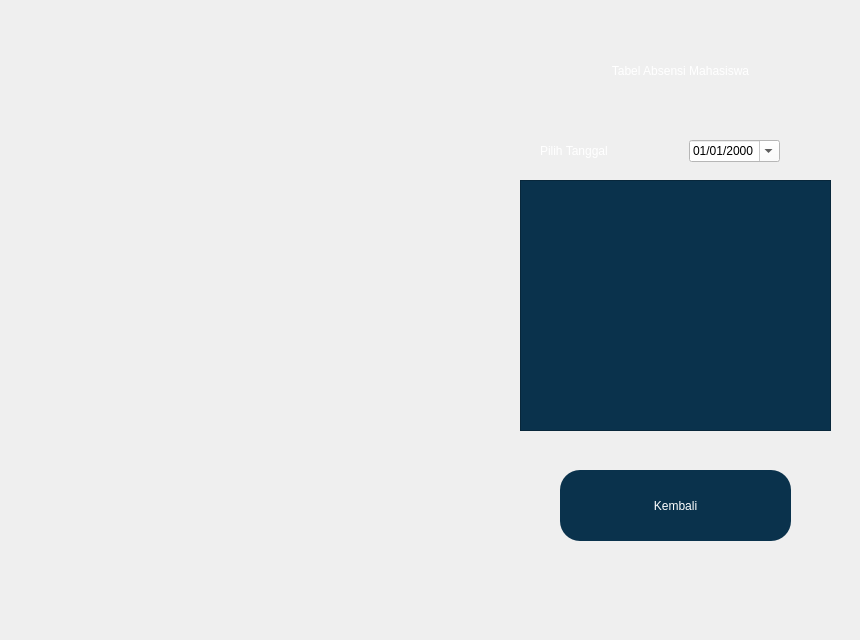
   <widget class="QWidget" name="tab_7">
    <attribute name="title">
     <string>Page</string>
    </attribute>
    <widget class="QLabel" name="label_19">
     <property name="geometry">
      <rect>
       <x>0</x>
       <y>0</y>
       <width>851</width>
       <height>631</height>
      </rect>
     </property>
     <property name="text">
      <string/>
     </property>
     <property name="pixmap">
      <pixmap>MainForm.png</pixmap>
     </property>
     <property name="scaledContents">
      <bool>true</bool>
     </property>
     <property name="alignment">
      <set>Qt::AlignCenter</set>
     </property>
     <property name="wordWrap">
      <bool>true</bool>
     </property>
    </widget>
    <widget class="QLabel" name="label_20">
     <property name="geometry">
      <rect>
       <x>560</x>
       <y>30</y>
       <width>241</width>
       <height>81</height>
      </rect>
     </property>
     <property name="styleSheet">
      <string notr="true">color: rgb(255, 255, 255);
font: 75 24pt &quot;Times New Roman&quot;;
background-color: rgba(255, 255, 255, 0);</string>
     </property>
     <property name="text">
      <string>Tabel Absensi Mahasiswa</string>
     </property>
     <property name="scaledContents">
      <bool>false</bool>
     </property>
     <property name="alignment">
      <set>Qt::AlignCenter</set>
     </property>
     <property name="wordWrap">
      <bool>true</bool>
     </property>
    </widget>
    <widget class="QLabel" name="label_21">
     <property name="geometry">
      <rect>
       <x>540</x>
       <y>130</y>
       <width>141</width>
       <height>41</height>
      </rect>
     </property>
     <property name="styleSheet">
      <string notr="true">color: rgb(255, 255, 255);
font: 75 18pt &quot;Times New Roman&quot;;
background-color: rgba(255, 255, 255, 0);</string>
     </property>
     <property name="text">
      <string>Pilih Tanggal</string>
     </property>
     <property name="scaledContents">
      <bool>false</bool>
     </property>
     <property name="alignment">
      <set>Qt::AlignLeading|Qt::AlignLeft|Qt::AlignVCenter</set>
     </property>
     <property name="wordWrap">
      <bool>true</bool>
     </property>
    </widget>
    <widget class="QDateEdit" name="dateEdit_2">
     <property name="geometry">
      <rect>
       <x>689</x>
       <y>140</y>
       <width>91</width>
       <height>22</height>
      </rect>
     </property>
     <property name="styleSheet">
      <string notr="true">background-color: rgb(255, 255, 255);
color: rgb(0,0,0)</string>
     </property>
     <property name="currentSection">
      <enum>QDateTimeEdit::DaySection</enum>
     </property>
     <property name="displayFormat">
      <string>dd/MM/yyyy</string>
     </property>
     <property name="calendarPopup">
      <bool>true</bool>
     </property>
     <property name="date">
      <date>
       <year>2000</year>
       <month>1</month>
       <day>1</day>
      </date>
     </property>
    </widget>
    <widget class="QTableWidget" name="REPORTS_2">
     <property name="geometry">
      <rect>
       <x>520</x>
       <y>180</y>
       <width>311</width>
       <height>251</height>
      </rect>
     </property>
     <property name="styleSheet">
      <string notr="true">background-color: rgb(10, 50, 76);</string>
     </property>
    </widget>
    <widget class="QPushButton" name="REPORTSBACK_2">
     <property name="geometry">
      <rect>
       <x>560</x>
       <y>470</y>
       <width>231</width>
       <height>71</height>
      </rect>
     </property>
     <property name="styleSheet">
      <string notr="true">QPushButton#REPORTSBACK_2 {
	font: 75 10pt &quot;Times New Roman&quot;;
	background-color: rgb(10, 50, 76);
	border-radius:20px;
	border-bottom: rgba(0,0,0,100);
	color: rgb(255, 255, 255);
}

QPushButton#REPORTSBACK_2:hover {
	background-color: rgb(10, 60, 76);

}
</string>
     </property>
     <property name="text">
      <string>Kembali</string>
     </property>
    </widget>
   </widget>
